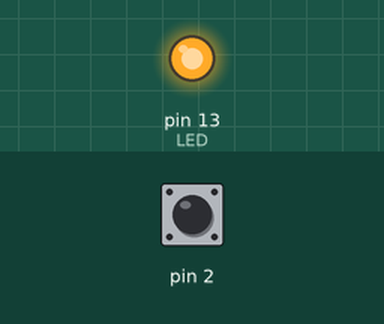
Bench run of a sketch on a simulated Arduino Uno, built for the host (arithmetic inside an expression is 32-bit, double 64-bit). On the bench: output pins drawn as LEDs (lit = HIGH). The test bench sets the inputs (shaded band); at power-on: pin 2 HIGH.

Above: at 2.5 s.
At 7.5 s:
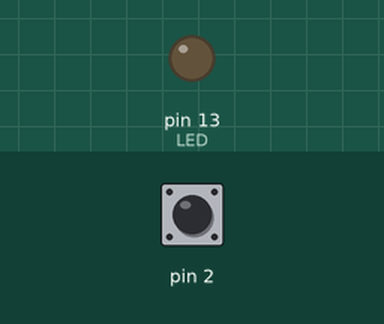
Timing chart, 0 to 13.1 s (numbered marks = the images above):
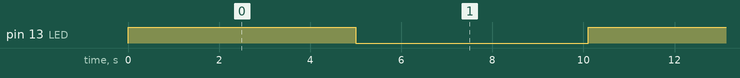

The sketch:

gammon_btn_wdt.ino
```cpp
#include <avr/sleep.h>
#include <avr/wdt.h>

#define LED 13

// interrupt service routine for when button pressed
void wake ()
{
  wdt_disable();  // disable watchdog
}  // end of wake

// watchdog interrupt
ISR (WDT_vect)
{
  wake ();
}  // end of WDT_vect

void myWatchdogEnable (const byte interval)
{
  noInterrupts ();   // timed sequence below

  MCUSR = 0;                          // reset various flags
  WDTCSR |= 0b00011000;               // see docs, set WDCE, WDE
  WDTCSR =  0b01000000 | interval;    // set WDIE, and appropriate delay
  wdt_reset();

  byte adcsra_save = ADCSRA;
  ADCSRA = 0;  // disable ADC
  power_all_disable ();   // turn off all modules
  set_sleep_mode (SLEEP_MODE_PWR_DOWN);   // sleep mode is set here
  sleep_enable();
  attachInterrupt (digitalPinToInterrupt (2), wake, LOW);   // allow grounding pin D2 to wake us
  interrupts ();
  sleep_cpu ();            // now goes to Sleep and waits for the interrupt
  detachInterrupt (digitalPinToInterrupt (2));     // stop LOW interrupt on pin D2

  ADCSRA = adcsra_save;  // stop power reduction
  power_all_enable ();   // turn on all modules
}  // end of myWatchdogEnable

void setup ()
{
  digitalWrite (2, HIGH);    // pull-up on button
}  // end of setup

void loop()
{
  pinMode (LED, OUTPUT);
  digitalWrite (LED, HIGH);
  delay (5000);
  digitalWrite (LED, LOW);
  delay (5000);

  // sleep bit patterns:
  //  1 second:  0b000110
  //  2 seconds: 0b000111
  //  4 seconds: 0b100000
  //  8 seconds: 0b100001

  // sleep for 8 seconds
  myWatchdogEnable (0b100001);  // 8 seconds

}  // end of loop
```

Measured:
- by itself, pin 13 (LED): alternates HIGH for 5.0 s and LOW for 5.1 s
